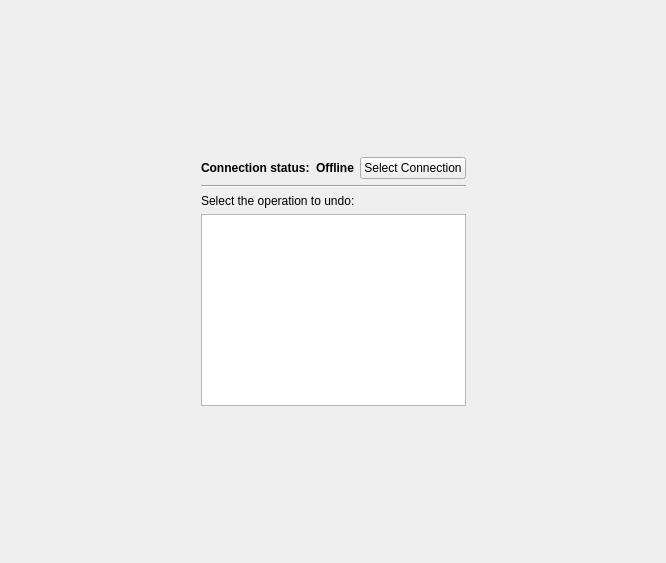
<?xml version="1.0" encoding="UTF-8"?>
<ui version="4.0">
 <class>RescuePisiWidget</class>
 <widget class="QWidget" name="RescuePisiWidget">
  <property name="geometry">
   <rect>
    <x>0</x>
    <y>0</y>
    <width>666</width>
    <height>563</height>
   </rect>
  </property>
  <property name="windowTitle">
   <string/>
  </property>
  <property name="styleSheet">
   <string notr="true"/>
  </property>
  <layout class="QGridLayout" name="gridLayout">
   <item row="0" column="1">
    <spacer>
     <property name="orientation">
      <enum>Qt::Vertical</enum>
     </property>
     <property name="sizeType">
      <enum>QSizePolicy::Expanding</enum>
     </property>
     <property name="sizeHint" stdset="0">
      <size>
       <width>20</width>
       <height>51</height>
      </size>
     </property>
    </spacer>
   </item>
   <item row="1" column="1" colspan="2">
    <layout class="QHBoxLayout" name="horizontalLayout">
     <item>
      <widget class="QLabel" name="label">
       <property name="text">
        <string>&lt;b&gt;Connection status:&lt;/b&gt;</string>
       </property>
      </widget>
     </item>
     <item>
      <widget class="QLabel" name="labelStatus">
       <property name="font">
        <font>
         <weight>75</weight>
         <bold>true</bold>
        </font>
       </property>
       <property name="text">
        <string notr="true">Offline</string>
       </property>
      </widget>
     </item>
     <item>
      <widget class="QPushButton" name="selectConnection">
       <property name="statusTip">
        <string>To use PiSi's history feature, you may need to be online. Select connection profile.</string>
       </property>
       <property name="text">
        <string>Select Connection</string>
       </property>
      </widget>
     </item>
    </layout>
   </item>
   <item row="2" column="1" colspan="2">
    <widget class="Line" name="line">
     <property name="orientation">
      <enum>Qt::Horizontal</enum>
     </property>
    </widget>
   </item>
   <item row="3" column="0">
    <spacer>
     <property name="orientation">
      <enum>Qt::Horizontal</enum>
     </property>
     <property name="sizeType">
      <enum>QSizePolicy::Expanding</enum>
     </property>
     <property name="sizeHint" stdset="0">
      <size>
       <width>131</width>
       <height>20</height>
      </size>
     </property>
    </spacer>
   </item>
   <item row="3" column="1" colspan="2">
    <layout class="QGridLayout" name="gridLayout_2">
     <item row="0" column="0" colspan="2">
      <widget class="QLabel" name="infoLabel_2">
       <property name="styleSheet">
        <string notr="true"/>
       </property>
       <property name="text">
        <string>Select the operation to undo:</string>
       </property>
       <property name="wordWrap">
        <bool>false</bool>
       </property>
      </widget>
     </item>
     <item row="1" column="0" colspan="2">
      <widget class="QListWidget" name="historyList"/>
     </item>
    </layout>
   </item>
   <item row="3" column="3">
    <spacer>
     <property name="orientation">
      <enum>Qt::Horizontal</enum>
     </property>
     <property name="sizeType">
      <enum>QSizePolicy::Expanding</enum>
     </property>
     <property name="sizeHint" stdset="0">
      <size>
       <width>131</width>
       <height>20</height>
      </size>
     </property>
    </spacer>
   </item>
   <item row="4" column="2">
    <spacer>
     <property name="orientation">
      <enum>Qt::Vertical</enum>
     </property>
     <property name="sizeType">
      <enum>QSizePolicy::Expanding</enum>
     </property>
     <property name="sizeHint" stdset="0">
      <size>
       <width>20</width>
       <height>40</height>
      </size>
     </property>
    </spacer>
   </item>
  </layout>
 </widget>
 <layoutdefault spacing="6" margin="11"/>
 <pixmapfunction>qPixmapFromMimeSource</pixmapfunction>
 <resources>
  <include location="../../data.qrc"/>
 </resources>
 <connections/>
</ui>
